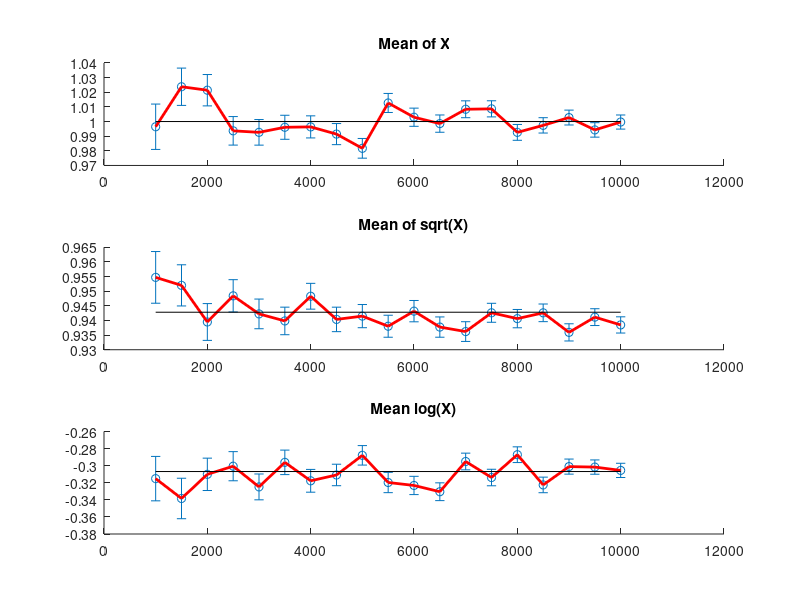

MATLAB code to generate this figure:
clear all;
close all;

% Project 4.
%
% Students:
%   Alexandru Fikl
%   Adrian Breaz

disp('Exercise number format:');
disp(' - first digit: exercise number');
disp(' - second digit: subproblem number (none if it does not have one)');
exercise = input('Give exercise number: ');

switch exercise
    case 15
        p = 0.7;
        q = 1 - p;
        
        limit1 = @(epsilon) min(2, p * q ./ epsilon.^2);
        limit2 = @(epsilon) 2 * exp(-2 * epsilon.^2);
        limit3 = @(epsilon) 2 * normcdf(epsilon / sqrt(p * q)) - 1;
        
        e = linspace(0, 3, 512);
        
        hold on;
        plot(e, limit1(e));
        plot(e, limit2(e), 'r');
        plot(e, limit3(e), 'k');
        hold off;
    case 4
        n = 100;
        meanexact = 0;
        conf_interval = @(x, xmean, alpha) [mean(x) abs(xmean - mean(x)) (mean(x) - normcdf(1 - alpha/2) * sqrt(var(x)/length(x))) (mean(x) + normcdf(1 - alpha/2) * sqrt(var(x)/length(x)))];
        
        xrand = randn(n, 1);
        
        fprintf('Mean\t\tError\t\tLower\t\tUpper\tConfidance\n');
        for a = [0.05 0.025 0.01 0.005 0.0005]
            ci = conf_interval(xrand, 0.5, a);
            fprintf('%10g%10g%10g%10g%10g\n', ci(1), ci(2), ci(3), ci(4), 1 - a);
        end
        
        a = 0.005;
        narr = 1000:500:10000;
        lower = zeros(length(narr), 1);
        upper = zeros(length(narr), 1);
        meanx = zeros(length(narr), 1);
        i = 1;
        for n = narr
            ci = conf_interval(randn(n, 1), meanexact, a);
            meanx(i) = ci(1);
            lower(i) = ci(3);
            upper(i) = ci(4);
            i = i + 1;
        end
        
        hold on;
        errorbar(narr, meanx, meanx - lower, upper - meanx, 'o');
        plot(narr, meanx, 'r', 'LineWidth', 2);
        plot([narr(1) narr(end)], [meanexact meanexact], 'k');
        hold off;
    case 5        
        meanexact1 = 1;
        meanexact2 = 0.94281;
        meanexact3 = -0.30685;
        conf_interval = @(x, xmean, alpha) [mean(x) abs(xmean - mean(x)) (mean(x) - normcdf(1 - alpha/2) * sqrt(var(x)/length(x))) (mean(x) + normcdf(1 - alpha/2) * sqrt(var(x)/length(x)))];
        
        a = 0.05;
        narr = 1000:500:10000;
        lower = zeros(length(narr), 1);
        upper = zeros(length(narr), 1);
        meanx = zeros(length(narr), 1);
        i = 1;
        for n = narr
            ci = conf_interval(2 * rand(n, 1), meanexact1, a);
            meanx(i) = ci(1);
            lower(i) = ci(3);
            upper(i) = ci(4);
            i = i + 1;
        end
        
        subplot(3, 1, 1);
        hold on;
        errorbar(narr, meanx, meanx - lower, upper - meanx, 'o');
        plot(narr, meanx, 'r', 'LineWidth', 2);
        plot([narr(1) narr(end)], [meanexact1 meanexact1], 'k');
        title('Mean of X');
        hold off;
        
        i = 1;
        for n = narr
            ci = conf_interval(sqrt(2 * rand(n, 1)), meanexact2, a);
            meanx(i) = ci(1);
            lower(i) = ci(3);
            upper(i) = ci(4);
            i = i + 1;
        end
        
        subplot(3, 1, 2);
        hold on;
        errorbar(narr, meanx, meanx - lower, upper - meanx, 'o');
        plot(narr, meanx, 'r', 'LineWidth', 2);
        plot([narr(1) narr(end)], [meanexact2 meanexact2], 'k');
        title('Mean of sqrt(X)');
        hold off;
        
        i = 1;
        for n = narr
            ci = conf_interval(log(2 * rand(n, 1)), meanexact3, a);
            meanx(i) = ci(1);
            lower(i) = ci(3);
            upper(i) = ci(4);
            i = i + 1;
        end
        
        subplot(3, 1, 3);
        hold on;
        errorbar(narr, meanx, meanx - lower, upper - meanx, 'o');
        plot(narr, meanx, 'r', 'LineWidth', 2);
        plot([narr(1) narr(end)], [meanexact3 meanexact3], 'k');
        title('Mean log(X)');
        hold off;
    case 6
        n = 10000;
        X = 2 * rand(n, 1);
        Y = 8 * rand(n, 1) + 2;
        
        f = @(x, y) 16 ./ (y.^2 + cos(x).^2);
        fprintf('value of the first integral is %g.\n', mean(f(X, Y)));
        
        icdfexp = @(u) -log(1 - u) / 2;
        X = icdfexp(rand(n, 1));
        Y = 2 * rand(n, 1) + 1;
        g = @(x, y) 1 ./ (2 * (Y + cos(X.*Y)));
        fprintf('value of the second integral is %g.\n', mean(g(X, Y)));
    case 7
        n = 10000;
        X = zeros(n, 1);
        Y = zeros(n, 1);
        
        f = @(x) 0.5 - x;
        g = @(x) 1 - x;
        h = @(x, y) 2.6666 * exp((x - y) ./ (x + y));
        a = 0;
        b = 1;
        c = 0;
        d = 1;
        
        for i = 1:n
            x = a + (b - a) * rand();
            y = c + (d - c) * rand();

            while y < f(x) || y > g(x)
                x = a + (b - a) * rand();
                y = c + (d - c) * rand();
            end

            X(i) = x;
            Y(i) = y;
        end
        
        fprintf('value of the integral is %g\n', mean(h(X, Y)));
    case 8
        n = 10000;
        X = zeros(n, 1);
        Y = zeros(n, 1);
        
        fprintf('Proposed formula: pi / (5 * a * b).\n');
        for v = [1 1; 2 1; 0.5 1; 1 2; 1 0.5; 2 2; 0.5 0.5]'
            a = v(1);
            b = v(2);
            f = @(x, y) x.^2 / a^2 + y.^2 / b^2;
            g = @(x, y) 1 ./ ( pi * a * b * sqrt(1 - x.^2 / a^2 - y.^2 / b^2));
            xa = -a;
            xb = a;
            ya = -b;
            yb = b;

            for i = 1:n
                x = xa + (xb - xa) * rand();
                y = ya + (yb - ya) * rand();

                while f(x, y) > 1
                    x = xa + (xb - xa) * rand();
                    y = ya + (yb - ya) * rand();
                end

                X(i) = x;
                Y(i) = y;
            end
            
            fprintf('=== (a, b) = (%.3g, %.3g) ===\n', a, b);
            fprintf('integral %.5g | exact = %.5g\n', mean(g(X, Y)), pi / (5 * a * b));
        end
    otherwise
        fprintf('Wrong exercise number.\n');
        fprintf('Available exercises are:\n');
        disp([11 12 13 14 15 2 4 5 6 7 8]);
end
